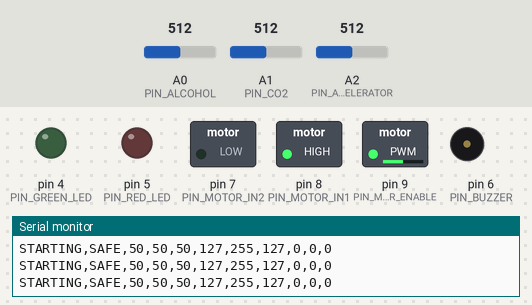
A sketch run on a simulated Arduino Uno, built with avr-gcc and run on an emulated ATmega328P. Shown: switched loads named in the sketch (green lamp = pin HIGH), output pins drawn as LEDs (lit = HIGH), buzzer (waves = sounding, pin HIGH), the last lines printed to the serial monitor. Dashed ring = blinking. The test bench sets the inputs (shaded band); at power-on: A2 (PIN_ACCELERATOR) = 512, A0 (PIN_ALCOHOL) = 512, A1 (PIN_CO2) = 512.

Above: at 1.2 s.
1.3 s: A2 (PIN_ACCELERATOR) set to 716
At 1.9 s:
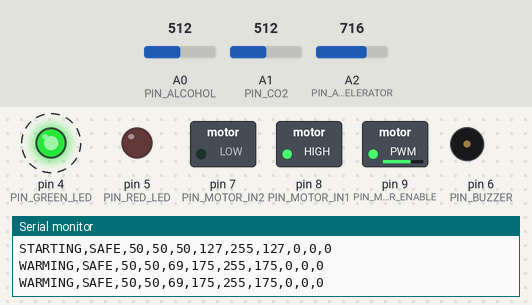
4.3 s: A2 (PIN_ACCELERATOR) set to 900
At 7.1 s:
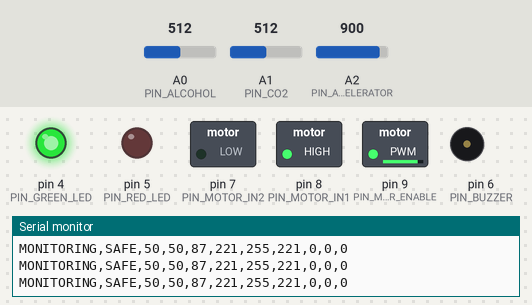
7.3 s: A2 (PIN_ACCELERATOR) set to 511
At 7.8 s:
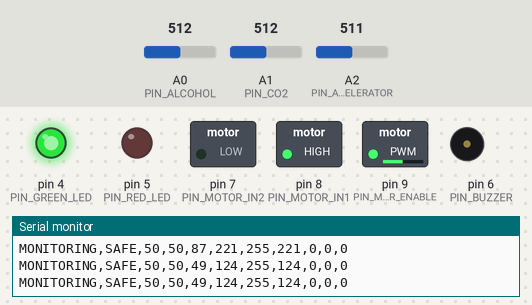
8.8 s: A2 (PIN_ACCELERATOR) set to 122
At 10.0 s:
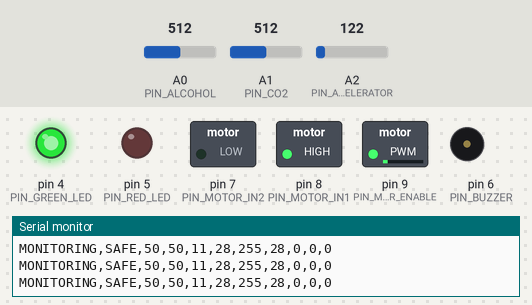
10.3 s: A0 (PIN_ALCOHOL) set to 599
11.8 s: A0 (PIN_ALCOHOL) set to 629
Timing chart, 0 to 14.8 s (numbered marks = the images above; inputs shaded):
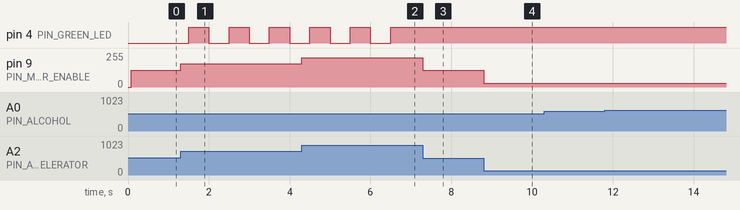

The sketch:

day05_persistent_lockout.ino
```cpp
#include <EEPROM.h>

const byte PIN_ALCOHOL=A0, PIN_CO2=A1, PIN_ACCELERATOR=A2;
const byte PIN_MOTOR_ENABLE=9, PIN_MOTOR_IN1=8, PIN_MOTOR_IN2=7;
const byte PIN_GREEN_LED=4, PIN_RED_LED=5, PIN_BUZZER=6;

const int EEPROM_LOCKOUT_ADDRESS=0;
const byte EEPROM_LOCKOUT_MAGIC=0xA5;
const byte EEPROM_CLEAR_VALUE=0x00;
bool persistentLockout=false;

const byte STATE_STARTING=0;
const byte STATE_WARMING=1;
const byte STATE_MONITORING=2;
const byte STATE_VERIFYING=3;
const byte STATE_CONTROLLED_SLOWDOWN=4;
const byte STATE_DRIVETRAIN_LOCKOUT=5;
const byte STATE_RECOVERY_VERIFYING=6;
byte systemState=STATE_STARTING;

const byte CONDITION_SAFE=0;
const byte CONDITION_ALCOHOL_ONLY=1;
const byte CONDITION_BREATH_ONLY=2;
const byte CONDITION_ALCOHOL_AND_BREATH=3;
byte sensorCondition=CONDITION_SAFE;

const unsigned long STARTING_TIME_MS=1500;
const unsigned long WARMING_TIME_MS=5000;
const unsigned long CONFIRMATION_TIME_MS=3000;
const unsigned long RECOVERY_SAFE_TIME_MS=5000;
const unsigned long SAMPLE_INTERVAL_MS=100;
const unsigned long PRINT_INTERVAL_MS=250;
const unsigned long SLOWDOWN_STEP_INTERVAL_MS=300;
const int SLOWDOWN_STEP_PWM=10;

unsigned long stateStartTime=0, verificationStartTime=0, recoveryStartTime=0;
unsigned long lastSampleTime=0, lastPrintTime=0, lastSlowdownStepTime=0, lastWarningBeepTime=0;
bool recoveryTiming=false;

const byte FILTER_SIZE=10;
int alcoholSamples[FILTER_SIZE], co2Samples[FILTER_SIZE];
long alcoholSum=0, co2Sum=0;
byte sampleIndex=0;

const int ALCOHOL_HIGH_THRESHOLD=60, ALCOHOL_LOW_THRESHOLD=50;
const int CO2_HIGH_THRESHOLD=55, CO2_LOW_THRESHOLD=45;
bool alcoholActive=false, breathActive=false;

int requestedMotorPwm=0, slowdownLimitPwm=255, allowedMotorPwm=0;

int analogToPercent(int rawValue){ return map(rawValue,0,1023,0,100); }

void initialiseFilter(){
  int firstAlcohol=analogRead(PIN_ALCOHOL);
  int firstCo2=analogRead(PIN_CO2);
  alcoholSum=0; co2Sum=0;
  for(byte i=0;i<FILTER_SIZE;i++){
    alcoholSamples[i]=firstAlcohol;
    co2Samples[i]=firstCo2;
    alcoholSum+=firstAlcohol;
    co2Sum+=firstCo2;
  }
}

void sampleSensors(){
  int newAlcohol=analogRead(PIN_ALCOHOL);
  int newCo2=analogRead(PIN_CO2);
  alcoholSum-=alcoholSamples[sampleIndex];
  co2Sum-=co2Samples[sampleIndex];
  alcoholSamples[sampleIndex]=newAlcohol;
  co2Samples[sampleIndex]=newCo2;
  alcoholSum+=newAlcohol;
  co2Sum+=newCo2;
  sampleIndex++;
  if(sampleIndex>=FILTER_SIZE) sampleIndex=0;
}

int filteredAlcoholPercent(){ return analogToPercent(alcoholSum/FILTER_SIZE); }
int filteredCo2Percent(){ return analogToPercent(co2Sum/FILTER_SIZE); }

void updateHysteresis(int alcoholPercent,int co2Percent){
  if(!alcoholActive && alcoholPercent>=ALCOHOL_HIGH_THRESHOLD) alcoholActive=true;
  else if(alcoholActive && alcoholPercent<=ALCOHOL_LOW_THRESHOLD) alcoholActive=false;

  if(!breathActive && co2Percent>=CO2_HIGH_THRESHOLD) breathActive=true;
  else if(breathActive && co2Percent<=CO2_LOW_THRESHOLD) breathActive=false;
}

void classifySensorCondition(){
  if(alcoholActive && breathActive) sensorCondition=CONDITION_ALCOHOL_AND_BREATH;
  else if(alcoholActive) sensorCondition=CONDITION_ALCOHOL_ONLY;
  else if(breathActive) sensorCondition=CONDITION_BREATH_ONLY;
  else sensorCondition=CONDITION_SAFE;
}

void savePersistentLockout(){
  EEPROM.update(EEPROM_LOCKOUT_ADDRESS,EEPROM_LOCKOUT_MAGIC);
  persistentLockout=true;
}

void clearPersistentLockout(){
  EEPROM.update(EEPROM_LOCKOUT_ADDRESS,EEPROM_CLEAR_VALUE);
  persistentLockout=false;
}

void enterState(byte newState){
  systemState=newState;
  stateStartTime=millis();

  if(newState==STATE_VERIFYING) verificationStartTime=millis();

  if(newState==STATE_CONTROLLED_SLOWDOWN){
    slowdownLimitPwm=requestedMotorPwm;
    lastSlowdownStepTime=millis();
    lastWarningBeepTime=0;
    tone(PIN_BUZZER,1200,400);
  }

  if(newState==STATE_DRIVETRAIN_LOCKOUT){
    slowdownLimitPwm=0;
    savePersistentLockout();
    tone(PIN_BUZZER,900,600);
  }

  if(newState==STATE_RECOVERY_VERIFYING){
    recoveryTiming=false;
    recoveryStartTime=0;
  }
}

void updateStateMachine(){
  unsigned long now=millis();

  switch(systemState){
    case STATE_STARTING:
      if(now-stateStartTime>=STARTING_TIME_MS) enterState(STATE_WARMING);
      break;

    case STATE_WARMING:
      if(now-stateStartTime>=WARMING_TIME_MS){
        if(persistentLockout) enterState(STATE_RECOVERY_VERIFYING);
        else enterState(STATE_MONITORING);
      }
      break;

    case STATE_MONITORING:
      if(sensorCondition==CONDITION_ALCOHOL_AND_BREATH) enterState(STATE_VERIFYING);
      break;

    case STATE_VERIFYING:
      if(sensorCondition!=CONDITION_ALCOHOL_AND_BREATH) enterState(STATE_MONITORING);
      else if(now-verificationStartTime>=CONFIRMATION_TIME_MS) enterState(STATE_CONTROLLED_SLOWDOWN);
      break;

    case STATE_CONTROLLED_SLOWDOWN:
      if(now-lastSlowdownStepTime>=SLOWDOWN_STEP_INTERVAL_MS){
        lastSlowdownStepTime=now;
        slowdownLimitPwm-=SLOWDOWN_STEP_PWM;
        if(slowdownLimitPwm<=0){
          slowdownLimitPwm=0;
          enterState(STATE_DRIVETRAIN_LOCKOUT);
        }
      }
      if(now-lastWarningBeepTime>=1000){
        lastWarningBeepTime=now;
        tone(PIN_BUZZER,1200,150);
      }
      break;

    case STATE_DRIVETRAIN_LOCKOUT:
      break;

    case STATE_RECOVERY_VERIFYING:
      if(!alcoholActive){
        if(!recoveryTiming){
          recoveryTiming=true;
          recoveryStartTime=now;
        }
        if(now-recoveryStartTime>=RECOVERY_SAFE_TIME_MS){
          clearPersistentLockout();
          recoveryTiming=false;
          tone(PIN_BUZZER,1500,250);
          enterState(STATE_MONITORING);
        }
      } else {
        recoveryTiming=false;
        recoveryStartTime=0;
      }
      break;
  }
}

void updateMotorControl(){
  if(persistentLockout) allowedMotorPwm=0;
  else if(systemState==STATE_CONTROLLED_SLOWDOWN) allowedMotorPwm=min(requestedMotorPwm,slowdownLimitPwm);
  else if(systemState==STATE_DRIVETRAIN_LOCKOUT || systemState==STATE_RECOVERY_VERIFYING) allowedMotorPwm=0;
  else allowedMotorPwm=requestedMotorPwm;

  analogWrite(PIN_MOTOR_ENABLE,allowedMotorPwm);
}

void updateStatusIndicators(){
  unsigned long now=millis();

  switch(systemState){
    case STATE_STARTING:
      digitalWrite(PIN_GREEN_LED,LOW);
      digitalWrite(PIN_RED_LED,persistentLockout?HIGH:LOW);
      break;

    case STATE_WARMING:
      if(persistentLockout){
        digitalWrite(PIN_GREEN_LED,LOW);
        digitalWrite(PIN_RED_LED,((now/300)%2)?HIGH:LOW);
      } else {
        digitalWrite(PIN_GREEN_LED,((now/500)%2)?HIGH:LOW);
        digitalWrite(PIN_RED_LED,LOW);
      }
      break;

    case STATE_MONITORING:
      digitalWrite(PIN_GREEN_LED,HIGH);
      digitalWrite(PIN_RED_LED,LOW);
      break;

    case STATE_VERIFYING:
      digitalWrite(PIN_GREEN_LED,HIGH);
      digitalWrite(PIN_RED_LED,((now/250)%2)?HIGH:LOW);
      break;

    case STATE_CONTROLLED_SLOWDOWN:
      digitalWrite(PIN_GREEN_LED,LOW);
      digitalWrite(PIN_RED_LED,((now/150)%2)?HIGH:LOW);
      break;

    case STATE_DRIVETRAIN_LOCKOUT:
      digitalWrite(PIN_GREEN_LED,LOW);
      digitalWrite(PIN_RED_LED,HIGH);
      break;

    case STATE_RECOVERY_VERIFYING:
      digitalWrite(PIN_GREEN_LED,((now/250)%2)?HIGH:LOW);
      digitalWrite(PIN_RED_LED,HIGH);
      break;
  }
}

const char* systemStateName(int state){
  switch(state){
    case STATE_STARTING:return "STARTING";
    case STATE_WARMING:return "WARMING";
    case STATE_MONITORING:return "MONITORING";
    case STATE_VERIFYING:return "VERIFYING";
    case STATE_CONTROLLED_SLOWDOWN:return "CONTROLLED_SLOWDOWN";
    case STATE_DRIVETRAIN_LOCKOUT:return "DRIVETRAIN_LOCKOUT";
    case STATE_RECOVERY_VERIFYING:return "RECOVERY_VERIFYING";
    default:return "UNKNOWN";
  }
}

const char* sensorConditionName(int condition){
  switch(condition){
    case CONDITION_SAFE:return "SAFE";
    case CONDITION_ALCOHOL_ONLY:return "ALCOHOL_ONLY";
    case CONDITION_BREATH_ONLY:return "BREATH_ONLY";
    case CONDITION_ALCOHOL_AND_BREATH:return "ALCOHOL_AND_BREATH";
    default:return "UNKNOWN";
  }
}

unsigned long verificationElapsedMs(){
  if(systemState!=STATE_VERIFYING) return 0;
  unsigned long elapsed=millis()-verificationStartTime;
  return elapsed>CONFIRMATION_TIME_MS?CONFIRMATION_TIME_MS:elapsed;
}

unsigned long recoveryElapsedMs(){
  if(systemState!=STATE_RECOVERY_VERIFYING || !recoveryTiming) return 0;
  unsigned long elapsed=millis()-recoveryStartTime;
  return elapsed>RECOVERY_SAFE_TIME_MS?RECOVERY_SAFE_TIME_MS:elapsed;
}

void setup(){
  Serial.begin(9600);

  pinMode(PIN_MOTOR_ENABLE,OUTPUT);
  pinMode(PIN_MOTOR_IN1,OUTPUT);
  pinMode(PIN_MOTOR_IN2,OUTPUT);
  pinMode(PIN_GREEN_LED,OUTPUT);
  pinMode(PIN_RED_LED,OUTPUT);
  pinMode(PIN_BUZZER,OUTPUT);

  digitalWrite(PIN_MOTOR_IN1,HIGH);
  digitalWrite(PIN_MOTOR_IN2,LOW);
  digitalWrite(PIN_GREEN_LED,LOW);
  digitalWrite(PIN_RED_LED,LOW);

  initialiseFilter();

  persistentLockout=(EEPROM.read(EEPROM_LOCKOUT_ADDRESS)==EEPROM_LOCKOUT_MAGIC);
  stateStartTime=millis();

  Serial.println("DAY 05 STARTED");
  Serial.print("Stored lockout detected: ");
  Serial.println(persistentLockout?"YES":"NO");
  Serial.println("State,Condition,Alcohol%,CO2%,Accel%,RequestedPWM,LimitPWM,AllowedPWM,Lockout,VerifyMs,RecoveryMs");
}

void loop(){
  unsigned long now=millis();

  int acceleratorPercent=analogToPercent(analogRead(PIN_ACCELERATOR));
  requestedMotorPwm=map(acceleratorPercent,0,100,0,255);

  if(now-lastSampleTime>=SAMPLE_INTERVAL_MS){
    lastSampleTime=now;
    sampleSensors();
    updateHysteresis(filteredAlcoholPercent(),filteredCo2Percent());
    classifySensorCondition();
  }

  updateStateMachine();
  updateMotorControl();
  updateStatusIndicators();

  if(now-lastPrintTime>=PRINT_INTERVAL_MS){
    lastPrintTime=now;
    Serial.print(systemStateName(systemState)); Serial.print(",");
    Serial.print(sensorConditionName(sensorCondition)); Serial.print(",");
    Serial.print(filteredAlcoholPercent()); Serial.print(",");
    Serial.print(filteredCo2Percent()); Serial.print(",");
    Serial.print(acceleratorPercent); Serial.print(",");
    Serial.print(requestedMotorPwm); Serial.print(",");
    Serial.print(slowdownLimitPwm); Serial.print(",");
    Serial.print(allowedMotorPwm); Serial.print(",");
    Serial.print(persistentLockout?1:0); Serial.print(",");
    Serial.print(verificationElapsedMs()); Serial.print(",");
    Serial.println(recoveryElapsedMs());
  }
}
```

Measured:
- after the input at 1.3 s, pin 9 (PIN_MOTOR_ENABLE): 127/255 → 175/255 at once
- after the input at 4.3 s, pin 9 (PIN_MOTOR_ENABLE): 175/255 → 221/255 at once
- after the input at 7.3 s, pin 9 (PIN_MOTOR_ENABLE): 221/255 → 124/255 at once
- after the input at 8.8 s, pin 9 (PIN_MOTOR_ENABLE): 124/255 → 28/255 at once
- by itself, pin 4 (PIN_GREEN_LED): alternates HIGH for 0.50 s and LOW for 0.50 s
